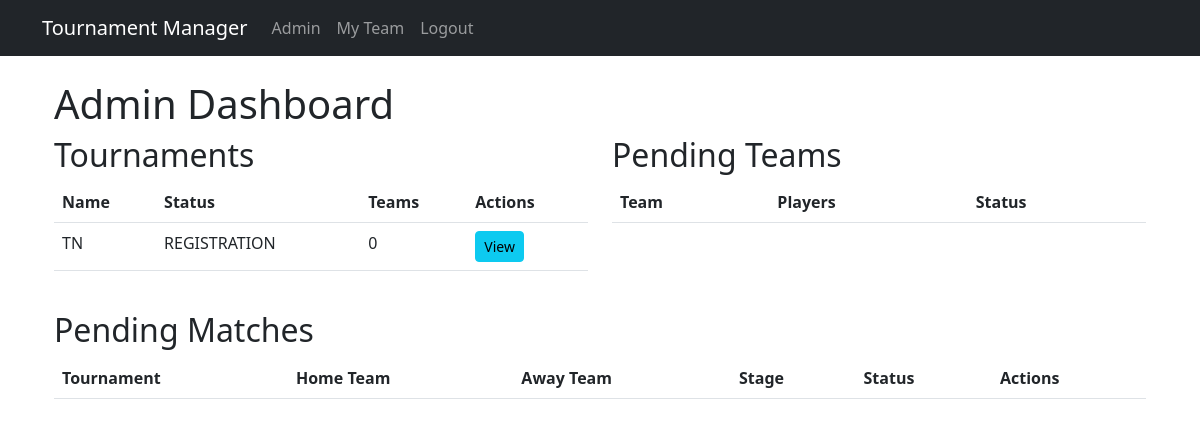
/api/admin-dashboard/ (signed in), run on an earlier commit of the app's database.
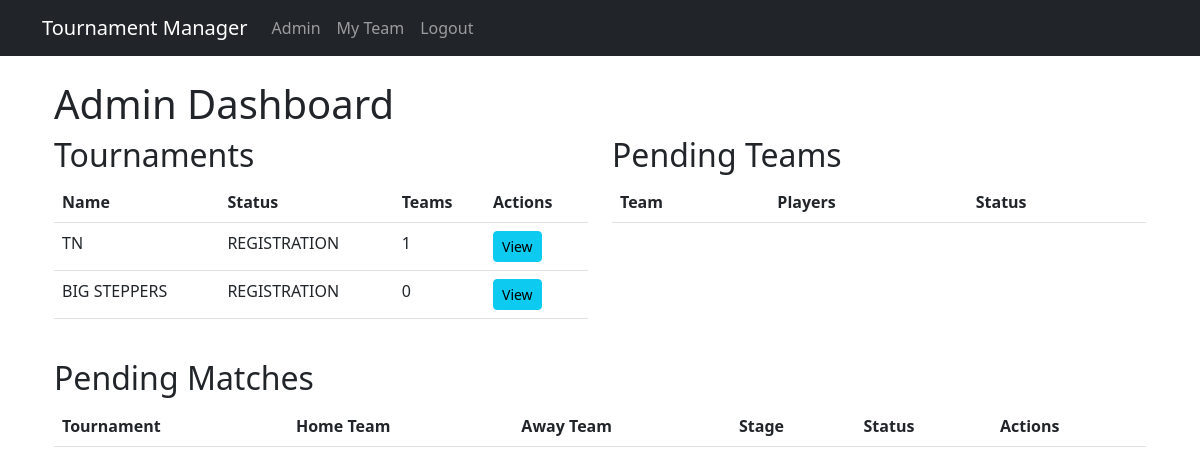
And on a later commit of the database.
### tournament/models.py (models this page shows, shortened)
class Tournament(models.Model):
    slug = models.SlugField(
        unique=True,
        editable=False,
        default=''
    )
    name = models.CharField(max_length=100)
    organizer = models.ForeignKey(User, on_delete=models.CASCADE, null=True, blank=True)
    datetime = models.DateTimeField(default=timezone.now)
    start_date = models.DateTimeField(default=timezone.now)
    number_of_groups = models.IntegerField(default=2)
    teams_per_group = models.IntegerField(default=4)
    is_active = models.BooleanField(default=True)
    status = models.CharField(
        max_length=20,
        choices=[
            ('REGISTRATION', 'Registration'),
            ('GROUP_STAGE', 'Group Stage'),
            ('KNOCKOUT', 'Knockout Stage'),
            ('COMPLETED', 'Completed')
        ],
        default='REGISTRATION'
    )
    group_stage_complete = models.BooleanField(default=False)
    knockout_stage_complete = models.BooleanField(default=False)

### tournament/views.py (the view, shortened to what this page needs)
# urls.py: path('admin-dashboard/', AdminDashboardView.as_view(), name='admin_dashboard'),
class AdminDashboardView(LoginRequiredMixin, UserPassesTestMixin, TemplateView):
    template_name = 'tournament/admin_dashboard.html'
    def test_func(self):
        return self.request.user.is_staff
    def get_context_data(self, **kwargs):
        context = super().get_context_data(**kwargs)
        context['tournaments'] = Tournament.objects.all()
        context['pending_teams'] = Team.objects.filter(
            player_count__lt=8
        )
        context['pending_matches'] = Match.objects.filter(
            status='PENDING'
        )
        return context

### tournament/templates/tournament/admin_dashboard.html (shortened to what this page needs)
{% extends "base.html" %}
{% block content %}
<div class="container">
    <h1>Admin Dashboard</h1>
    <div class="row">
        <div class="col-md-6">
            <h2>Tournaments</h2>
            <table class="table">
                <thead>
                    <tr>
                        <th>Name</th>
                        <th>Status</th>
                        <th>Teams</th>
                        <th>Actions</th>
                    </tr>
                </thead>
                <tbody>
                    {% for tournament in tournaments %}
                    <tr>
                        <td>{{ tournament.name }}</td>
                        <td>{{ tournament.status }}</td>
                        <td>{{ tournament.team_set.count }}</td>
                        <td>
                            <a href="{% url 'tournament_standings' tournament.pk %}" class="btn btn-sm btn-info">View</a>
                        </td>
                    </tr>
                    {% endfor %}
                </tbody>
            </table>
        </div>
        <div class="col-md-6">
            <h2>Pending Teams</h2>
            <table class="table">
                <thead>
                    <tr>
                        <th>Team</th>
                        <th>Players</th>
                        <th>Status</th>
                    </tr>
                </thead>
            </table>
        </div>
    </div>
    <div class="row mt-4">
        <div class="col-12">
            <h2>Pending Matches</h2>
            <table class="table">
                <thead>
                    <tr>
                        <th>Tournament</th>
                        <th>Home Team</th>
                        <th>Away Team</th>
                        <th>Stage</th>
                        <th>Status</th>
                        <th>Actions</th>
                    </tr>
                </thead>
            </table>
        </div>
    </div>
</div>
{% endblock %}

What changed in the data, as far as the page shows it:
computed for Tournament "TN": team_set.count "0" → "1"
added Tournament: name "BIG STEPPERS", status "REGISTRATION", team_set.count "0"
